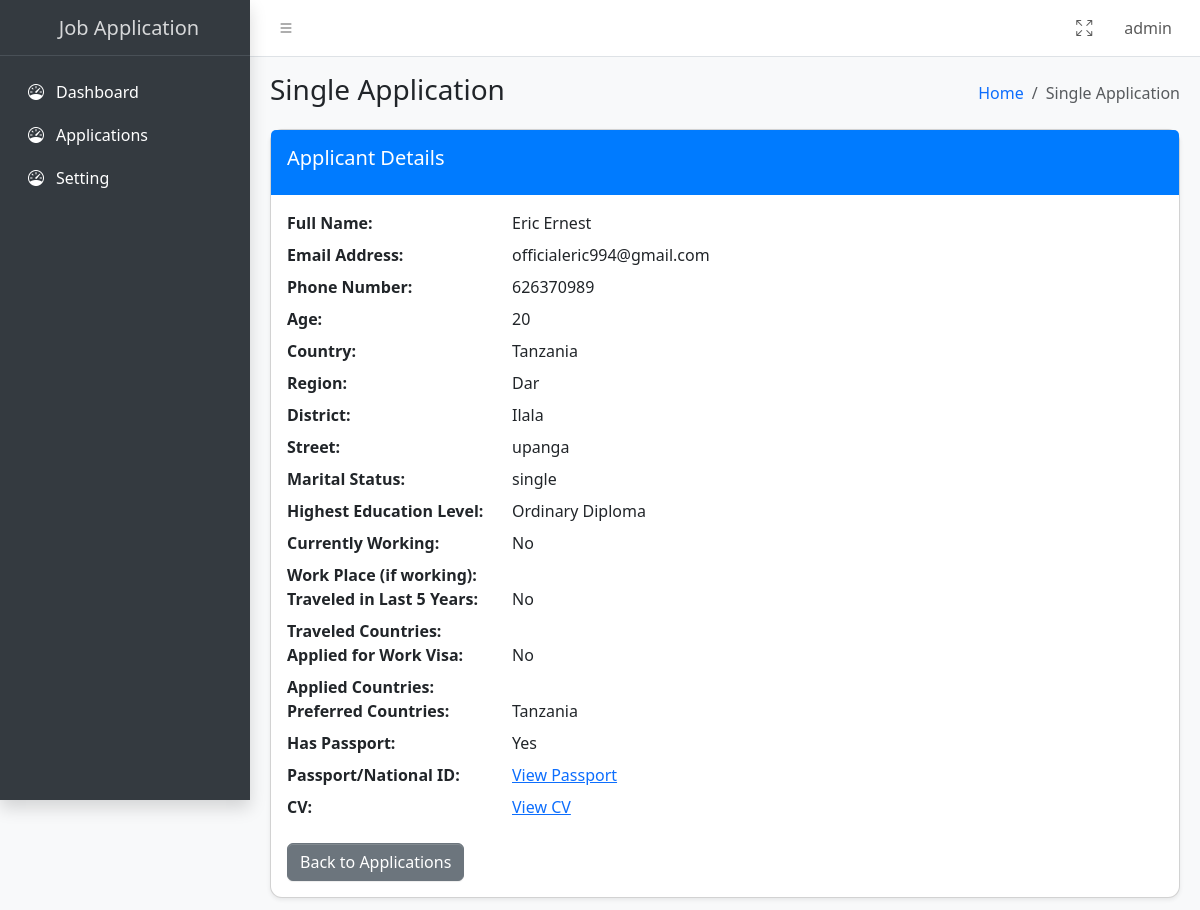
Page /admin/viewApplication.php?id=6 (signed in) on the committed database.
### tables this page shows
CREATE TABLE `applications` (
  `id` int(11) NOT NULL,
  `name` varchar(255) NOT NULL,
  `email` varchar(255) NOT NULL,
  `phone_number` varchar(20) NOT NULL,
  `age` int(11) NOT NULL,
  `country` varchar(100) NOT NULL,
  `region` varchar(100) NOT NULL,
  `district` varchar(100) NOT NULL,
  `street` varchar(255) NOT NULL,
  `marital_status` enum('single','married') NOT NULL,
  `education_level` varchar(100) NOT NULL,
  `is_working` enum('Yes','No') NOT NULL,
  `work_place` varchar(255) DEFAULT NULL,
  `has_traveled` enum('Yes','No') NOT NULL,
  `traveled_countries` text DEFAULT NULL,
  `has_applied` enum('Yes','No') NOT NULL,
  `applied_countries` text DEFAULT NULL,
  `preferences` text NOT NULL,
  `has_passport` enum('Yes','No') NOT NULL,
  `passport` varchar(255) DEFAULT NULL,
  `cv` varchar(255) DEFAULT NULL,
  `created_at` timestamp NOT NULL DEFAULT current_timestamp()
);

### admin/viewApplication.php (the view, shortened to what this page needs)
<?php
            include 'header.php';
            include 'sidebar.php';
        ?>
        <main class="app-main">
            <div class="app-content-header">
                <div class="container-fluid">
                    <div class="row">
                        <div class="col-sm-6">
                            <h3 class="mb-0">Single Application</h3>
                        </div>
                        <div class="col-sm-6">
                            <ol class="breadcrumb float-sm-end">
                                <li class="breadcrumb-item"><a href="#">Home</a></li>
                                <li class="breadcrumb-item active" aria-current="page">
                                    Single Application
                                </li>
                            </ol>
                        </div>
                    </div>
                </div>
            </div>
            <div class="app-content">
                <div class="container-fluid">
                <div class="card">
            <div class="card-header">
                <h5>Applicant Details</h5>
            </div>
            <div class="card-body">
                <dl class="row">
                    <dt class="col-sm-3">Full Name:</dt>
                    <dd class="col-sm-9"><?php echo htmlspecialchars($applicant['name']); ?></dd>
                    <dt class="col-sm-3">Email Address:</dt>
                    <dd class="col-sm-9"><?php echo htmlspecialchars($applicant['email']); ?></dd>
                    <dt class="col-sm-3">Phone Number:</dt>
                    <dd class="col-sm-9"><?php echo htmlspecialchars($applicant['phone_number']); ?></dd>
                    <dt class="col-sm-3">Age:</dt>
                    <dd class="col-sm-9"><?php echo htmlspecialchars($applicant['age']); ?></dd>
                    <dt class="col-sm-3">Country:</dt>
                    <dd class="col-sm-9"><?php echo htmlspecialchars($applicant['country']); ?></dd>
                    <dt class="col-sm-3">Region:</dt>
                    <dd class="col-sm-9"><?php echo htmlspecialchars($applicant['region']); ?></dd>
                    <dt class="col-sm-3">District:</dt>
                    <dd class="col-sm-9"><?php echo htmlspecialchars($applicant['district']); ?></dd>
                    <dt class="col-sm-3">Street:</dt>
                    <dd class="col-sm-9"><?php echo htmlspecialchars($applicant['street']); ?></dd>
                    <dt class="col-sm-3">Marital Status:</dt>
                    <dd class="col-sm-9"><?php echo htmlspecialchars($applicant['marital_status']); ?></dd>
                    <dt class="col-sm-3">Highest Education Level:</dt>
                    <dd class="col-sm-9"><?php echo htmlspecialchars($applicant['education_level']); ?></dd>
                    <dt class="col-sm-3">Currently Working:</dt>
                    <dd class="col-sm-9"><?php echo htmlspecialchars($applicant['is_working']); ?></dd>
                    <dt class="col-sm-3">Work Place (if working):</dt>
                    <dd class="col-sm-9"><?php echo htmlspecialchars($applicant['work_place']); ?></dd>
                    <dt class="col-sm-3">Traveled in Last 5 Years:</dt>
                    <dd class="col-sm-9"><?php echo htmlspecialchars($applicant['has_traveled']); ?></dd>
                    <dt class="col-sm-3">Traveled Countries:</dt>
                    <dd class="col-sm-9"><?php echo htmlspecialchars($applicant['traveled_countries']); ?></dd>
                    <dt class="col-sm-3">Applied for Work Visa:</dt>
                    <dd class="col-sm-9"><?php echo htmlspecialchars($applicant['has_applied']); ?></dd>
                    <dt class="col-sm-3">Applied Countries:</dt>
                    <dd class="col-sm-9"><?php echo htmlspecialchars($applicant['applied_countries']); ?></dd>
                    <dt class="col-sm-3">Preferred Countries:</dt>
                    <dd class="col-sm-9"><?php echo htmlspecialchars($applicant['preferences']); ?></dd>
                    <dt class="col-sm-3">Has Passport:</dt>
                    <dd class="col-sm-9"><?php echo htmlspecialchars($applicant['has_passport']); ?></dd>
                    <dt class="col-sm-3">Passport/National ID:</dt>
                    <dd class="col-sm-9">
                        <?php if ($applicant['has_passport'] === 'Yes'): ?>
                            <a href="view_pdf.php?file=<?php echo $applicant['passport']; ?>" target="_blank">View Passport</a>
                        <?php else: ?>
                            <a href="view_pdf.php?file=<?php echo $applicant['passport']; ?>" target="_blank">View National ID</a>
                        <?php endif; ?>
                    </dd>
                    <dt class="col-sm-3">CV:</dt>
                    <dd class="col-sm-9">
                    <a href="view_pdf.php?file=<?php echo $applicant['cv']; ?>" target="_blank">View CV </a>
                    </dd>
                </dl>
                <a href="applications.php" class="btn btn-secondary">Back to Applications</a>
            </div>
        </div>
    </div>
                </div>
            </div>

### admin/header.php (style rules this page uses)
body { background-color: #f8f9fa; }
.card { border-radius: 0.75rem; box-shadow: 0 0.125rem 0.25rem rgba(0,0,0,0.075); }
.card-header { background-color: #007bff; color: #fff; border-bottom: 1px solid #007bff; }
.btn-secondary { background-color: #6c757d; border-color: #6c757d; }

### rows in the picture
applications: name "Eric Ernest", email "officialeric994@gmail.com", phone_number "626370989", age "20", country "Tanzania", region "Dar", district "Ilala", street "upanga", marital_status "single", education_level "Ordinary Diploma", is_working "No", has_traveled "No", has_applied "No", preferences "Tanzania", has_passport "Yes"

### other values in the picture
$_SESSION['admin_username'] "admin"
